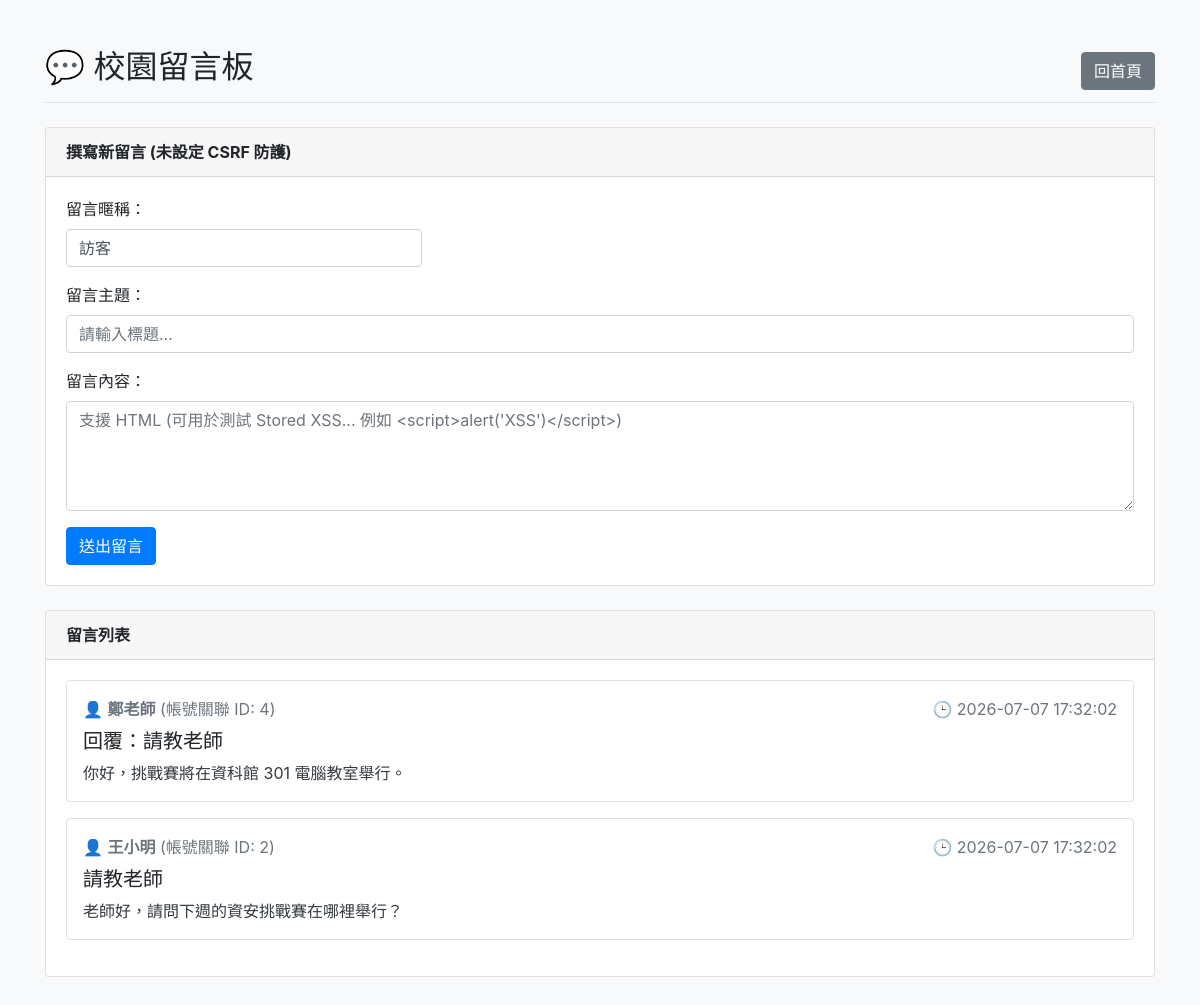
The page /app-vulnerable/public/messages.php on the database its author committed.
### tables this page shows
CREATE TABLE IF NOT EXISTS messages (
    id INT AUTO_INCREMENT PRIMARY KEY,
    user_id INT NOT NULL,
    username_display VARCHAR(50) NOT NULL,  
    title VARCHAR(100) NOT NULL,
    content TEXT NOT NULL,
    created_at TIMESTAMP DEFAULT CURRENT_TIMESTAMP
);

### app-vulnerable/public/messages.php (the view, shortened to what this page needs)
<?php
require_once __DIR__ . '/../src/db.php';
try {
    $stmt = $pdo->query("SELECT * FROM messages ORDER BY id DESC");
    $messages = $stmt->fetchAll();
} catch (PDOException $e) {
    $messages = [];
    $error = '撈取留言失敗：' . $e->getMessage();
}
?>
<!DOCTYPE html>
<html lang="zh-TW">
<head>
    <link rel="stylesheet" href="https://cdn.jsdelivr.net/npm/bootstrap@4.0.0/dist/css/bootstrap.min.css">
</head>
<body class="bg-light">
<div class="container my-5">
    <div class="d-flex justify-content-between align-items-center mb-4 border-bottom pb-2">
        <h2>💬 校園留言板</h2>
        <div>
            <a href="/index.php" class="btn btn-secondary">回首頁</a>
        </div>
    </div>
    <div class="card mb-4">
        <div class="card-header font-weight-bold">撰寫新留言 (未設定 CSRF 防護)</div>
        <div class="card-body">
            <form method="POST" action="messages.php">
                <div class="form-group">
                    <label for="username_display">留言暱稱：</label>
                    <input type="text" name="username_display" id="username_display" class="form-control col-md-4"
                           value="<?= isset($_SESSION['user']) ? $_SESSION['user']['name'] : '訪客' ?>">
                </div>
                <div class="form-group">
                    <label for="title">留言主題：</label>
                    <input type="text" name="title" id="title" class="form-control" placeholder="請輸入標題...">
                </div>
                <div class="form-group">
                    <label for="content">留言內容：</label>
                    <textarea name="content" id="content" rows="4" class="form-control" placeholder="支援 HTML (可用於測試 Stored XSS... 例如 <script>alert('XSS')</script>)"></textarea>
                </div>
                <button type="submit" class="btn btn-primary">送出留言</button>
            </form>
        </div>
    </div>
    <div class="card">
        <div class="card-header font-weight-bold">留言列表</div>
        <div class="card-body">
            <?php if (empty($messages)): ?>
                <p class="text-muted">目前尚無留言。</p>
            <?php else: ?>
                <?php foreach ($messages as $msg): ?>
                    <div class="border rounded p-3 mb-3 bg-white">
                        <div class="d-flex justify-content-between text-muted text-small mb-2">
                            <span>
                                👤 <strong><?= $msg['username_display'] ?></strong>
                                (帳號關聯 ID: <?= $msg['user_id'] ?>)
                            </span>
                            <span>🕒 <?= $msg['created_at'] ?></span>
                        </div>
                        <h5 class="mt-2"><?= $msg['title'] ?></h5>
                        <div class="mt-2 text-dark" style="white-space: pre-wrap;"><?= $msg['content'] ?></div>
                    </div>
                <?php endforeach; ?>
            <?php endif; ?>
        </div>
    </div>
</div>
</body>
</html>

### rows shown on the page
messages: username_display "鄭老師", user "4", created_at "2026-07-07 17:32:02", title "回覆：請教老師", content "你好，挑戰賽將在資科館 301 電腦教室舉行。"
messages: username_display "王小明", user "2", created_at "2026-07-07 17:32:02", title "請教老師", content "老師好，請問下週的資安挑戰賽在哪裡舉行？"
